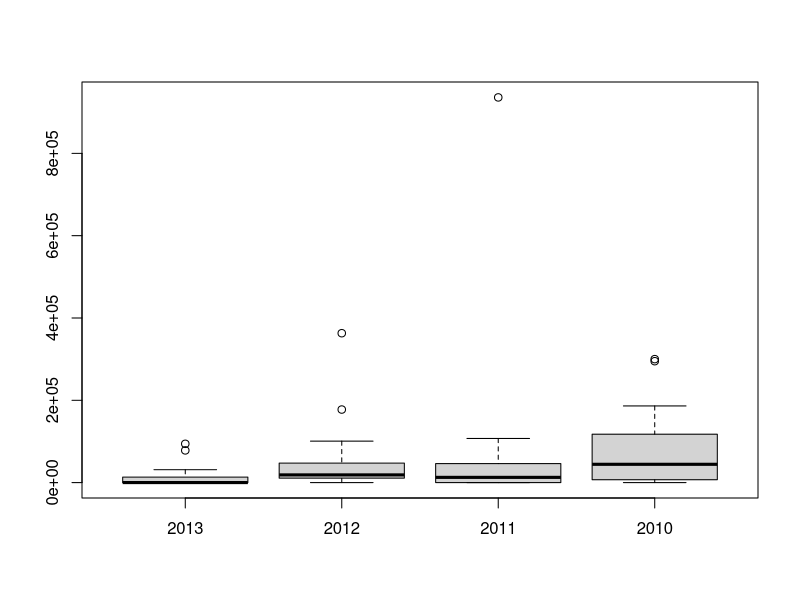

This chart was generated by the following R code:
setwd('./Golf Statistics')
all<-read.csv('./data/Winning Stats.csv', header=FALSE, stringsAsFactors=F)


####Ohair####
temp1<- all[c(27, 38, 49, 60, 71, 82, 93, 104, 115, 126, 137, 148, 159, 170, 181, 192, 203, 214, 225, 236, 247, 258, 269, 280, 291, 302, 313, 324), 31]
temp2<- all[c(27, 38, 49, 60, 71, 82, 93, 104, 115, 126, 137, 148, 159, 170, 181, 192, 203, 214, 225, 236, 247, 258, 269, 280, 291, 302, 313, 324), 32]
temp3<- all[c(27, 38, 49, 60, 71, 82, 93, 104, 115, 126, 137, 148, 159, 170, 181, 192, 203, 214, 225, 236, 247, 258, 269, 280, 291, 302, 313, 324), 33]
temp4<- all[c(27, 38, 49, 60, 71, 82, 93, 104, 115, 126, 137, 148, 159, 170, 181, 192, 203, 214, 225, 236, 247, 258, 269, 280, 291, 302, 313, 324), 34]
temp <- rbind(temp1, temp2, temp3, temp4)
temp5<-as.data.frame(temp, stringsAsFactors=F)
temp5
#remove $ , % from data
for (i in grep("--", temp5)) temp5[,i]<-gsub("--", "0", temp5[,i])
for (i in grep("\\$", temp5)) temp5[,i]<-gsub("\\$", "", temp5[,i])
for (i in grep(",", temp5)) temp5[,i]<-gsub(",", "", temp5[,i])
for (i in grep("\\$", temp5)) temp5[,i]<-gsub("\\$", "", temp5[,i])
for (i in 1:ncol(temp5)) temp5[,i] <- as.numeric(temp5[,i])
ohair<-t(temp5)
colnames(ohair)<- c("2013", "2012", "2011", "2010")
ohair
boxplot(ohair)
summary(ohair)
ohairTot <- apply(ohair, 2,function(x) sum(x, na.rm=T))
o12<- ohair[,2]/ohairTot[2]
o12<-o12[order(o12, decreasing = T)]
sum(o12[1:3])
o12[1:3]
o12
o11<-ohair[,3]/ohairTot[3]
o11<-o11[order(o11, decreasing = T)]
sum(o11[1:3])
o11